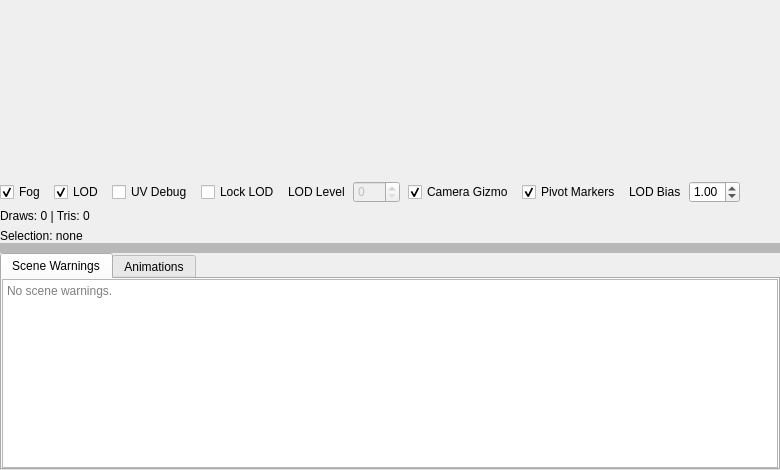
<?xml version="1.0" encoding="UTF-8"?>
<ui version="4.0">
 <class>RenderPanel</class>
 <widget class="QWidget" name="RenderPanel">
  <layout class="QVBoxLayout" name="panelLayout">
   <property name="spacing">
    <number>0</number>
   </property>
   <property name="leftMargin">
    <number>0</number>
   </property>
   <property name="topMargin">
    <number>0</number>
   </property>
   <property name="rightMargin">
    <number>0</number>
   </property>
   <property name="bottomMargin">
    <number>0</number>
   </property>
   <item>
    <widget class="QSplitter" name="renderSplitter">
     <property name="orientation">
      <enum>Qt::Orientation::Vertical</enum>
     </property>
     <property name="childrenCollapsible">
      <bool>false</bool>
     </property>
     <property name="handleWidth">
      <number>10</number>
     </property>
     <property name="styleSheet">
      <string>QSplitter::handle:vertical { background: palette(mid); }</string>
     </property>
     <widget class="QWidget" name="renderViewportSection">
      <property name="minimumSize">
       <size>
        <width>0</width>
        <height>140</height>
       </size>
      </property>
      <layout class="QVBoxLayout" name="renderViewportLayout">
       <property name="spacing">
        <number>6</number>
       </property>
       <property name="leftMargin">
        <number>0</number>
       </property>
       <property name="topMargin">
        <number>0</number>
       </property>
       <property name="rightMargin">
        <number>0</number>
       </property>
       <property name="bottomMargin">
        <number>0</number>
       </property>
       <item>
        <widget class="QWidget" name="renderViewportHost" native="true">
         <property name="minimumSize">
          <size>
           <width>0</width>
           <height>180</height>
          </size>
         </property>
         <layout class="QVBoxLayout" name="renderViewportHostLayout">
          <property name="leftMargin">
           <number>0</number>
          </property>
          <property name="topMargin">
           <number>0</number>
          </property>
          <property name="rightMargin">
           <number>0</number>
          </property>
          <property name="bottomMargin">
           <number>0</number>
          </property>
         </layout>
        </widget>
       </item>
       <item>
        <layout class="QHBoxLayout" name="renderControlsLayout">
         <property name="spacing">
          <number>8</number>
         </property>
         <item><widget class="QCheckBox" name="renderFogToggle"><property name="text"><string>Fog</string></property><property name="checked"><bool>true</bool></property></widget></item>
         <item><widget class="QCheckBox" name="renderLodToggle"><property name="text"><string>LOD</string></property><property name="checked"><bool>true</bool></property></widget></item>
         <item><widget class="QCheckBox" name="renderUvDebugToggle"><property name="text"><string>UV Debug</string></property></widget></item>
         <item><widget class="QCheckBox" name="renderLodLockToggle"><property name="text"><string>Lock LOD</string></property></widget></item>
         <item><widget class="QLabel" name="lodLevelLabel"><property name="text"><string>LOD Level</string></property></widget></item>
         <item>
          <widget class="QSpinBox" name="renderLodLevelSpin">
           <property name="enabled"><bool>false</bool></property>
           <property name="maximum"><number>255</number></property>
          </widget>
         </item>
         <item><widget class="QCheckBox" name="renderCameraGizmoToggle"><property name="text"><string>Camera Gizmo</string></property><property name="checked"><bool>true</bool></property></widget></item>
         <item><widget class="QCheckBox" name="renderPivotMarkersToggle"><property name="text"><string>Pivot Markers</string></property><property name="checked"><bool>true</bool></property></widget></item>
         <item><widget class="QLabel" name="lodBiasLabel"><property name="text"><string>LOD Bias</string></property></widget></item>
         <item>
          <widget class="QDoubleSpinBox" name="renderLodBiasSpin">
           <property name="decimals"><number>2</number></property>
           <property name="minimum"><double>0.100000000000000</double></property>
           <property name="maximum"><double>8.000000000000000</double></property>
           <property name="singleStep"><double>0.100000000000000</double></property>
           <property name="value"><double>1.000000000000000</double></property>
          </widget>
         </item>
         <item>
          <spacer name="renderControlsSpacer">
           <property name="orientation"><enum>Qt::Orientation::Horizontal</enum></property>
           <property name="sizeHint" stdset="0"><size><width>40</width><height>20</height></size></property>
          </spacer>
         </item>
        </layout>
       </item>
       <item><widget class="QLabel" name="renderStatsLabel"><property name="text"><string>Draws: 0 | Tris: 0</string></property></widget></item>
       <item><widget class="QLabel" name="renderSelectionLabel"><property name="text"><string>Selection: none</string></property></widget></item>
      </layout>
     </widget>
     <widget class="QWidget" name="renderTabsSection">
      <layout class="QVBoxLayout" name="renderTabsSectionLayout">
       <property name="spacing"><number>0</number></property>
       <property name="leftMargin"><number>0</number></property>
       <property name="topMargin"><number>0</number></property>
       <property name="rightMargin"><number>0</number></property>
       <property name="bottomMargin"><number>0</number></property>
       <item>
        <widget class="QTabWidget" name="renderTabs">
         <property name="minimumSize"><size><width>0</width><height>0</height></size></property>
         <widget class="QWidget" name="warningsTab">
          <attribute name="title"><string>Scene Warnings</string></attribute>
          <layout class="QVBoxLayout" name="warningsLayout">
           <property name="leftMargin"><number>0</number></property>
           <property name="topMargin"><number>0</number></property>
           <property name="rightMargin"><number>0</number></property>
           <property name="bottomMargin"><number>0</number></property>
           <item>
            <widget class="QPlainTextEdit" name="renderWarningsEdit">
             <property name="readOnly"><bool>true</bool></property>
             <property name="placeholderText"><string>No scene warnings.</string></property>
            </widget>
           </item>
          </layout>
         </widget>
         <widget class="QWidget" name="animationsTab">
          <attribute name="title"><string>Animations</string></attribute>
          <layout class="QVBoxLayout" name="animationsTabLayout">
           <property name="leftMargin"><number>0</number></property>
           <property name="topMargin"><number>0</number></property>
           <property name="rightMargin"><number>0</number></property>
           <property name="bottomMargin"><number>0</number></property>
           <item>
            <widget class="QScrollArea" name="renderAnimationTabScroll">
             <property name="frameShape"><enum>QFrame::Shape::NoFrame</enum></property>
             <property name="widgetResizable"><bool>true</bool></property>
             <widget class="QWidget" name="renderAnimationTab">
              <layout class="QVBoxLayout" name="renderAnimationLayout">
               <property name="spacing"><number>6</number></property>
               <property name="leftMargin"><number>6</number></property>
               <property name="topMargin"><number>6</number></property>
               <property name="rightMargin"><number>6</number></property>
               <property name="bottomMargin"><number>6</number></property>
              </layout>
             </widget>
            </widget>
           </item>
          </layout>
         </widget>
        </widget>
       </item>
      </layout>
     </widget>
    </widget>
   </item>
  </layout>
 </widget>
 <resources/>
 <connections/>
</ui>
